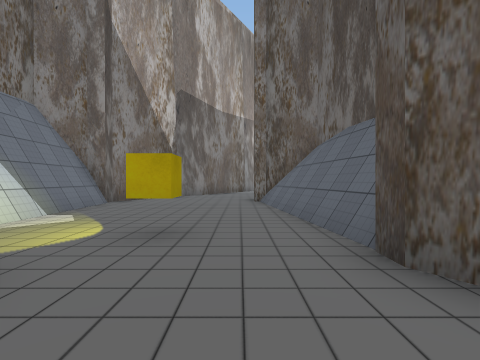
view 1 (above)

17 first-person views from a walk through a 3-D level made in the Unity game engine. The camera is 1.3 m above the floor, looks level and sees 85° across. The floor is counted in squares, 2 m on a side. Each view is taken from the middle of a square. On the plan, view 1 faces up. The plan holds only what a view shows up to about 9 squares ahead; the rest is blank. The place goes on beyond the plan. The player is left out. Some animated figures are not drawn. Some surface patterns are stand-ins.

view 2
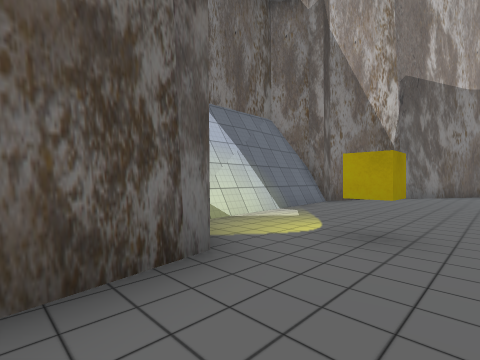

view 3
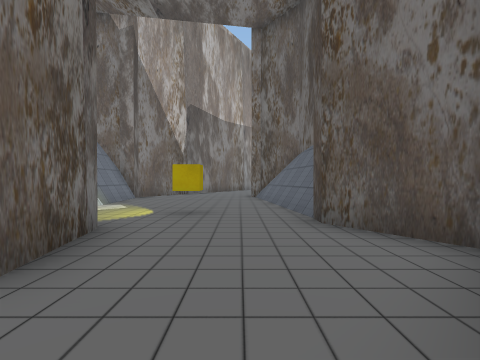

view 4
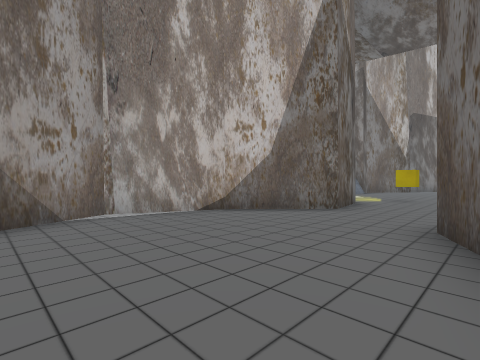

view 5
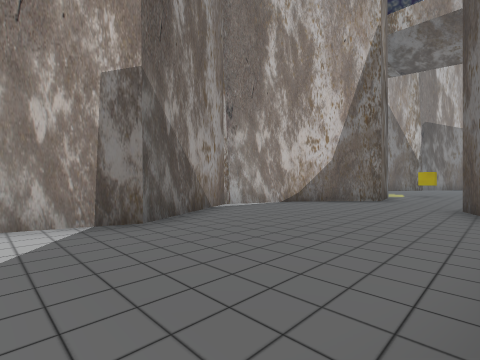

view 6
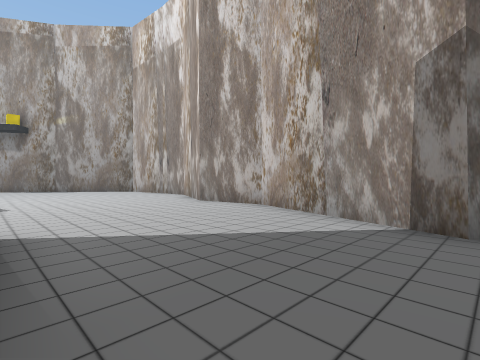

view 7
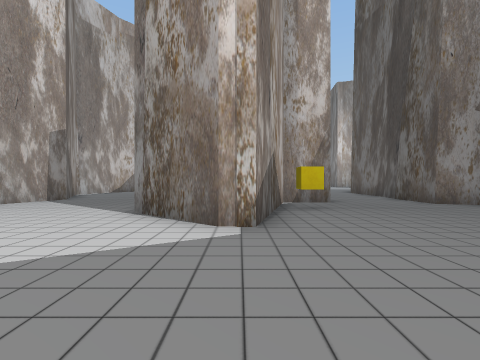

view 8
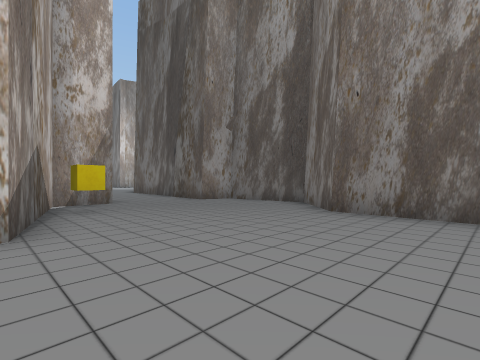

view 9
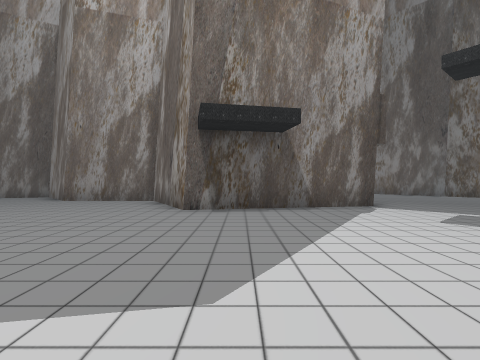

view 10
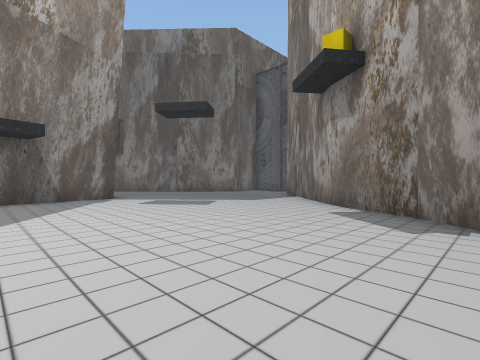

view 11
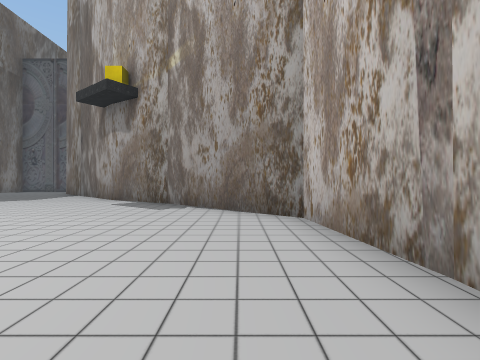

view 12
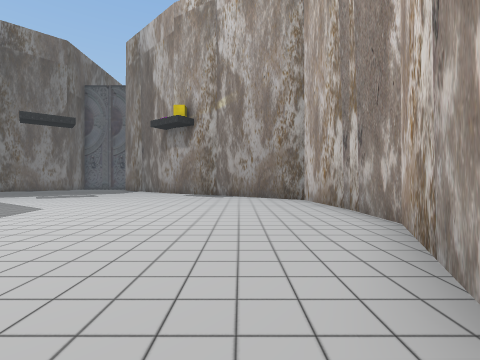

view 13
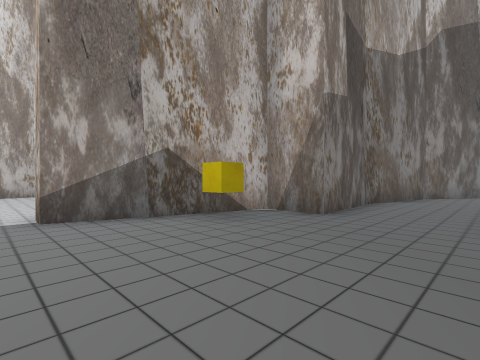

view 14
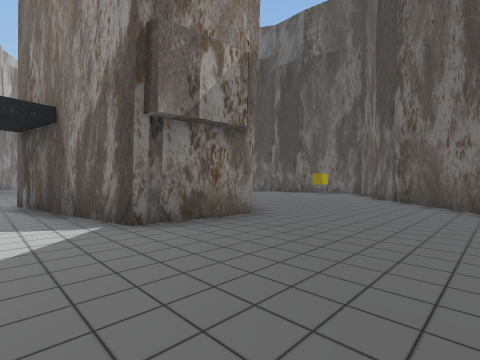

view 15
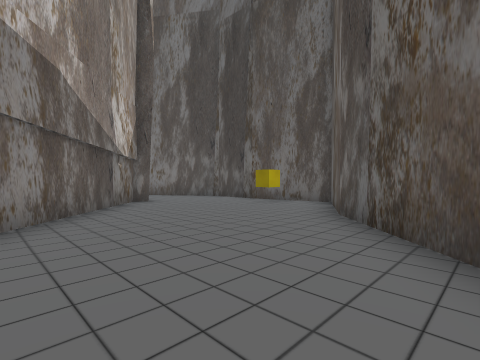

view 16
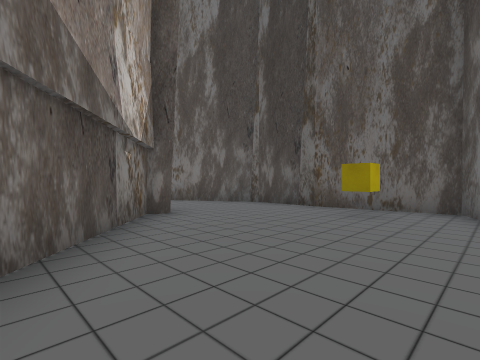

view 17
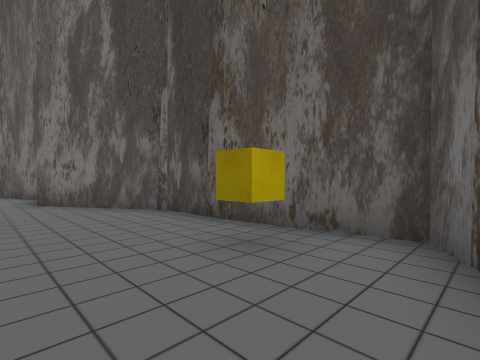

### Floor plan
Points are (right, up) in squares from view 1. A wall is a line through its corners. A room is listed if a view was taken in it or the views show most of it. See-through windows are left out.
Room 1 (views 1, 2)
walls: (-1.9, 1.5) (-1.6, -0.2); (1.7, 2.9) (0.9, 7.3); (1.2, 6.5) (1.2, 7.3) (0.7, 8); (-4.2, 7.4) (-3.9, 3); (2.3, 0.4) (1.2, 1.9) (1.2, 2.4); (-4, 7.9) (-3.6, 2.7); (-3.5, 8.3) (-3.8, 7.9)
low walls: (1.3, 3.4) (0.8, 7.7)
ways out: opening at (-0.5, -0.5) to room 2
objects: yellow cube (-1, 3)
Room 2 (views 3, 4, 5, 6, 7, 8, 9, 10, 11, 12, 13, 14, 15, 16, 17)
walls: (9.2, -9.2) (8.2, -8.8) (8.2, -7.2); (8.8, -22.6) (6.5, -22.3) (5.7, -17.8) (8.2, -16.3) (8.2, -13.5) (9.7, -12) (9.3, -9.6); (13.6, -17.5) (13.3, -17.2) (10.1, -20.8); (5.5, -5.7) (5.6, -8.4) (4.3, -8.4) (3.2, -12.4) (2.7, -12.4) (0.9, -10.8); (15.3, -11.5) (14.9, -10.1); (-5.4, -18.7) (-5.1, -21.5) (-2, -24.3); (0.1, -25.5) (1, -26.3); (-2.1, -24.2) (0.2, -25.6); (16.9, -18.8) (16.9, -16.9) (15, -13.7); (14.8, -22.8) (17.3, -21.5) (16.9, -18.7); (11.7, -25.8) (14.8, -22.9); (0.9, -2.9) (0.4, -1.9); (6.9, -1.3) (6.2, -2.4) (5.4, -5.7); (-1.6, -0.2) (-3.4, -2.1) (-4.3, -4.3) (-2.8, -7.3) (-4.3, -11.5) (-4, -13.8) (-5.4, -16.9) (-5.4, -18.8)
ways out: opening at (-0.5, -0.5) to room 1
objects: yellow cube (5, -10); yellow cube (16, -20)

Where each view was taken, in squares from view 1:
view 1: 0 up, 0 right, facing up
view 2: 0 up, 0 right, facing up-left
view 3: 2 down, 0 right, facing up
view 4: 6 down, 1 right, facing up-left
view 5: 9 down, 1 right, facing up-left
view 6: 7 down, 1 right, facing down-left
view 7: 16 down, 3 right, facing up
view 8: 16 down, 3 right, facing up-right
view 9: 19 down, 0 right, facing right
view 10: 19 down, 3 left, facing down-right
view 11: 17 down, 4 left, facing down
view 12: 13 down, 3 left, facing down
view 13: 13 down, 8 right, facing up-left
view 14: 26 down, 5 right, facing up-right
view 15: 25 down, 10 right, facing up-right
view 16: 22 down, 11 right, facing up-right
view 17: 22 down, 14 right, facing up-right
